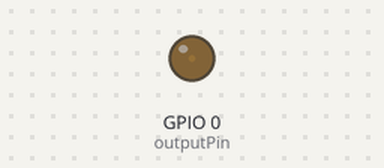
This program was run on a simulated ESP32. Shown: output pins drawn as LEDs (lit = HIGH).

Above: at 0.05 s.
At 0.65 s:
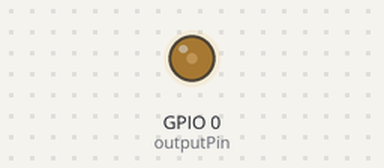
At 1.3 s:
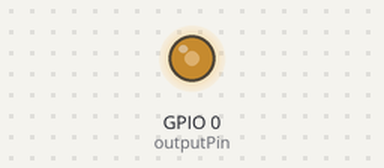
At 2.55 s:
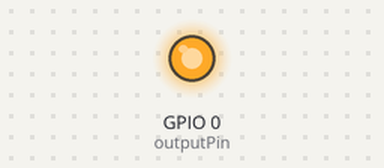
Timing chart, 0 to 5.9 s (numbered marks = the images above):
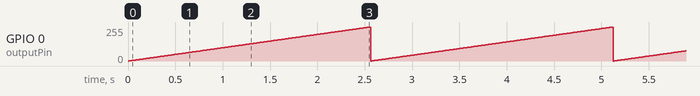

The program:

main.cpp
```cpp
/*
 * 01/02/2023
 * ChatGPT prompt: Write the code for an ESP32 to output a voltage that rises from 1 volt to 3 volts in 10 seconds.
 * I modified the code slightly so that the for() loop goes from zero to 255.
 *
 * This code uses the analogWrite() function to output a voltage on the specified pin.
 * The for loop increments the output voltage by 1 volt each iteration between delay() calls.
 * This causes the voltage to rise from 0 volt to 3 volts over the course of 10 seconds.
 * It's important to note that the ESP32 can only output a limited range of voltages, and the actual voltage output may differ from the desired value. The ESP32 can output a maximum of 3.3 volts on its digital output pins, and the resolution of the analogWrite() function is 8 bits, so the output voltage will be in increments of 3.3/255 = 0.0129 volts.
*/
#include <Arduino.h>

const int outputPin = 0; // output pin for the voltage

void setup() {
  Serial.begin(115200);
  pinMode(outputPin, OUTPUT);
}

void loop() {
  for (int i = 0; i <= 255; i++) {
//    Serial.println(i);
    analogWrite(outputPin, i); // output the voltage
    delay(10);
  }
}
```

Measured:
- by itself, GPIO 0 (outputPin): ramps from 0/255 to 255/255 and jumps back, once every 2.6 s
